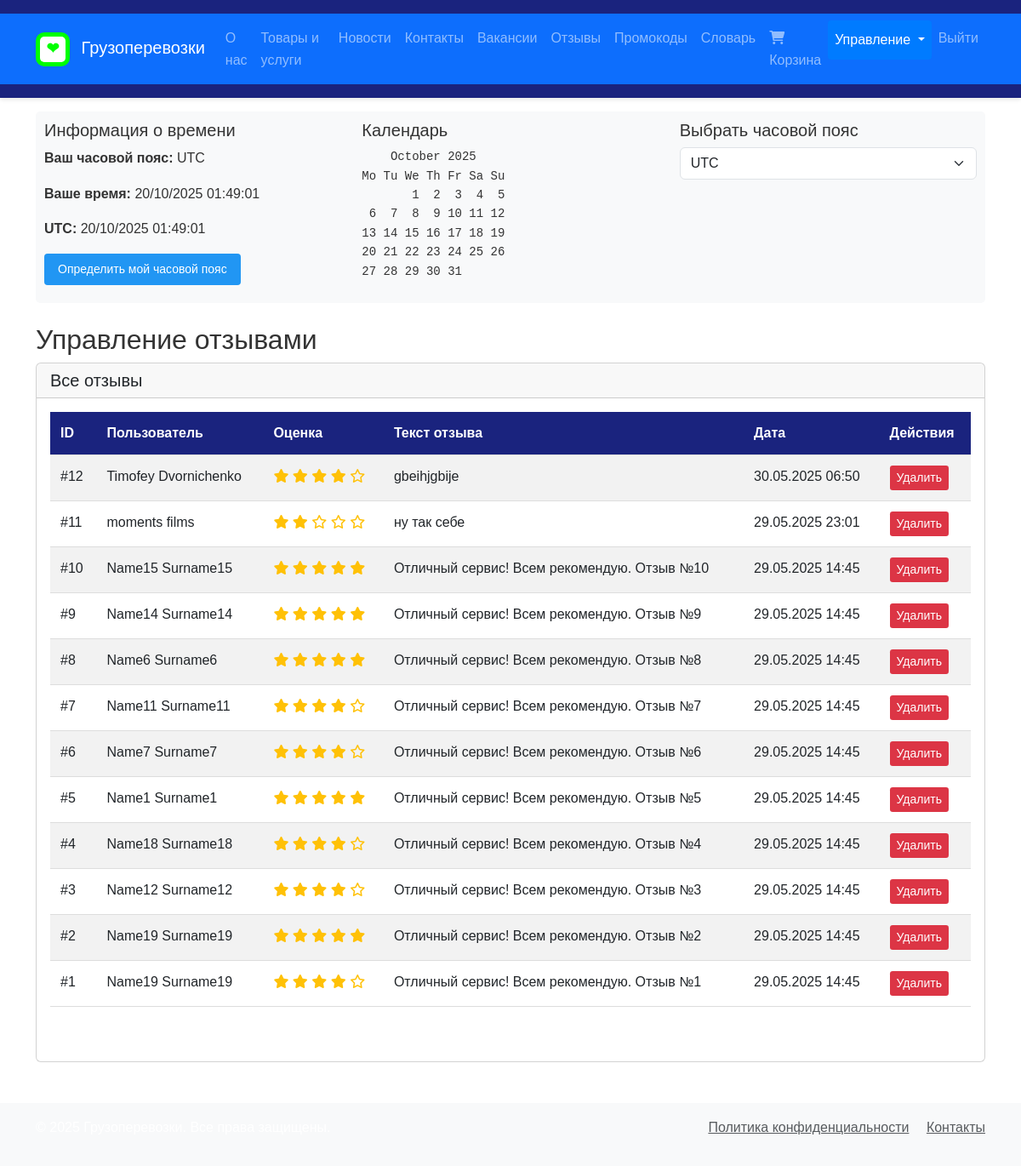
/management/reviews/ (signed in), run on the app's committed database.
### main/models.py (models this page shows, shortened)
class Review(models.Model):
    user = models.ForeignKey(User, on_delete=models.CASCADE, verbose_name='Пользователь')
    text = models.TextField('Текст отзыва')
    rating = models.IntegerField('Оценка', choices=[(i, str(i)) for i in range(1, 6)])
    created_at = models.DateTimeField('Дата создания', auto_now_add=True)
    class Meta:
        verbose_name = 'Отзыв'
        verbose_name_plural = 'Отзывы'
        ordering = ['-created_at']

### main/views.py (the view, shortened to what this page needs)
# urls.py: path('management/reviews/', views.admin_reviews, name='admin_reviews'),
@staff_member_required
def admin_reviews(request):
    reviews = Review.objects.select_related('user').all()
    return render(request, 'main/management/reviews.html', {'reviews': reviews})

### main/context_processors.py (called while the page is built)
def timezone_info(request):
    user_timezone = request.session.get('user_timezone', 'UTC')
    if user_timezone not in pytz.all_timezones:
        user_timezone = 'UTC'
    user_tz = pytz.timezone(user_timezone)
    utc_now = timezone.now()
    user_now = utc_now.astimezone(user_tz)
    cal = calendar.TextCalendar(calendar.MONDAY)
    current_calendar = cal.formatmonth(user_now.year, user_now.month)
    return {
        'user_timezone': user_timezone,
        'utc_now': utc_now.strftime('%d/%m/%Y %H:%M:%S'),
        'user_now': user_now.strftime('%d/%m/%Y %H:%M:%S'),
        'current_calendar': current_calendar,
    }

### main/templates/main/management/reviews.html (shortened to what this page needs)
{% extends 'main/base.html' %}
{% load static %}
{% block content %}
<div class="container mt-4">
    <h2>Управление отзывами</h2>
    <div class="card">
        <div class="card-header">
            <h5 class="mb-0">Все отзывы</h5>
        </div>
        <div class="card-body">
            <div class="table-responsive">
                <table class="table table-striped">
                    <thead>
                        <tr>
                            <th>ID</th>
                            <th>Пользователь</th>
                            <th>Оценка</th>
                            <th>Текст отзыва</th>
                            <th>Дата</th>
                            <th>Действия</th>
                        </tr>
                    </thead>
                    <tbody>
                        {% for review in reviews %}
                        <tr>
                            <td>#{{ review.id }}</td>
                            <td>{{ review.user.get_full_name }}</td>
                            <td>
                                <div class="text-warning">
                                    {% for i in "12345"|make_list %}
                                    {% if forloop.counter <= review.rating %}
                                    <i class="fas fa-star"></i>
                                    {% else %}
                                    <i class="far fa-star"></i>
                                    {% endif %}
                                    {% endfor %}
                                </div>
                            </td>
                            <td>{{ review.text }}</td>
                            <td>{{ review.created_at|date:"d.m.Y H:i" }}</td>
                            <td>
                                <form method="post" class="d-inline" onsubmit="return confirm('Вы уверены, что хотите удалить этот отзыв?');">
                                    <button type="submit" class="btn btn-danger btn-sm">Удалить</button>
                                </form>
                            </td>
                        </tr>
                        {% empty %}
                        <tr>
                            <td colspan="6" class="text-center">Нет отзывов</td>
                        </tr>
                        {% endfor %}
                    </tbody>
                </table>
            </div>
        </div>
    </div>
</div>
{% endblock %}

### main/static/css/style.css (style rules this page uses)
* { margin: 0; padding: 0; box-sizing: border-box; }
body { font-family: 'Arial', sans-serif; line-height: 1.6; color: #333; }
.btn { padding: 0.5rem 1rem; border: none; border-radius: 4px; cursor: pointer; text-decoration: none; transition: background-color 0.3s; }
.btn.btn-danger { color: #fff !important; background-color: #dc3545 !important; border-color: #dc3545 !important; padding: 0.25rem 0.5rem; font-size: 0.875rem; line-height: 1.5; border-radius: 0.2rem; text-decoration: none; display: inline-block; font-weight: 400; text-align: center; vertical-align: middle; cursor: pointer; user-select: none; transition: color .15s ease-in-out,background-color .15s ease-in-out,border-color .15s ease-in-out,box-shadow .15s ease-in-out; }
.table-responsive { overflow-x: auto; margin-bottom: 2rem; }
.table { width: 100%; border-collapse: collapse; margin-bottom: 1rem; }
.table th, .table td { padding: 0.75rem; text-align: left; border-bottom: 1px solid #ddd; }
.table th { background-color: #1a237e; color: white; }
.table tr:nth-child(even) { background-color: #f5f5f5; }

### data on the page
Review: id "12", user.get_full_name "Timofey Dvornichenko", rating 4 (drawn), text "gbeihjgbije", created_at "30.05.2025 06:50"
Review: id "11", user.get_full_name "moments films", rating 2 (drawn), text "ну так себе", created_at "29.05.2025 23:01"
Review: id "10", user.get_full_name "Name15 Surname15", rating 5 (drawn), text "Отличный сервис! Всем рекомендую. Отзыв №10", created_at "29.05.2025 14:45"
Review: id "9", user.get_full_name "Name14 Surname14", rating 5 (drawn), text "Отличный сервис! Всем рекомендую. Отзыв №9", created_at "29.05.2025 14:45"
Review: id "8", user.get_full_name "Name6 Surname6", rating 5 (drawn), text "Отличный сервис! Всем рекомендую. Отзыв №8", created_at "29.05.2025 14:45"
Review: id "7", user.get_full_name "Name11 Surname11", rating 4 (drawn), text "Отличный сервис! Всем рекомендую. Отзыв №7", created_at "29.05.2025 14:45"
Review: id "6", user.get_full_name "Name7 Surname7", rating 4 (drawn), text "Отличный сервис! Всем рекомендую. Отзыв №6", created_at "29.05.2025 14:45"
Review: id "5", user.get_full_name "Name1 Surname1", rating 5 (drawn), text "Отличный сервис! Всем рекомендую. Отзыв №5", created_at "29.05.2025 14:45"
Review: id "4", user.get_full_name "Name18 Surname18", rating 4 (drawn), text "Отличный сервис! Всем рекомендую. Отзыв №4", created_at "29.05.2025 14:45"
Review: id "3", user.get_full_name "Name12 Surname12", rating 4 (drawn), text "Отличный сервис! Всем рекомендую. Отзыв №3", created_at "29.05.2025 14:45"
Review: id "2", user.get_full_name "Name19 Surname19", rating 5 (drawn), text "Отличный сервис! Всем рекомендую. Отзыв №2", created_at "29.05.2025 14:45"
Review: id "1", user.get_full_name "Name19 Surname19", rating 4 (drawn), text "Отличный сервис! Всем рекомендую. Отзыв №1", created_at "29.05.2025 14:45"

### other printed values
{{ user_timezone }} "UTC"
{{ user_now }} "20/10/2025 01:49:01"
{{ utc_now }} "20/10/2025 01:49:01"
{{ current_calendar }} "October 2025 Mo Tu We Th Fr Sa Su 1 2 3 4 5 6 7 8 9 10 11 12 13 14 15 16 17 18 19 20 21 22 23 24 25 26 27 28 29 30 31"
